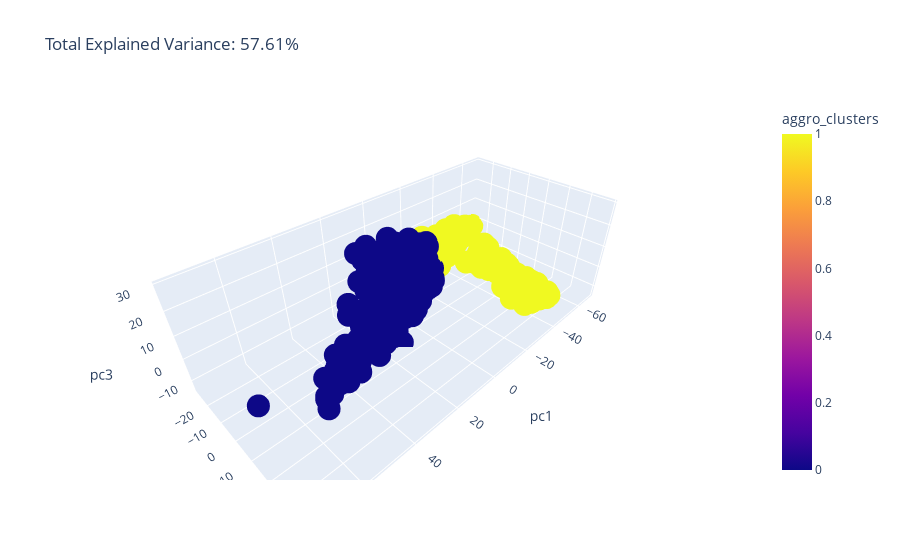

Notebook source saved alongside this figure:
### Code cell
import plotly.express as px
from sklearn.decomposition import PCA

total_var = pca.explained_variance_ratio_.sum() * 100

fig = px.scatter_3d(
    principalDf, x=principalDf['pc1'], y=principalDf['pc2'], z= principalDf['pc3'], color=principalDf['aggro_clusters'],
    title=f'Total Explained Variance: {total_var:.2f}%',
    labels={'0': 'PC 1', '1': 'PC 2', '2': 'PC 3'}
)
fig.show()

### Figure 1 — Plotly figure (JSON) as saved in the notebook; plotly's stock layout.template omitted (floating-point values rounded to 4 significant figures; data arrays with more than 128 entries replaced by an {"elided": "..."} marker saying what was removed)
{"data": [{"hovertemplate": "pc1=%{x}<br>pc2=%{y}<br>pc3=%{z}<br>aggro_clusters=%{marker.color}<extra></extra>", "legendgroup": "", "marker": {"color": {"elided": "1171 int values"}, "coloraxis": "coloraxis", "symbol": "circle"}, "mode": "markers", "name": "", "scene": "scene", "showlegend": false, "type": "scatter3d", "x": {"elided": "1171 float values"}, "y": {"elided": "1171 float values"}, "z": {"elided": "1171 float values"}}], "layout": {"coloraxis": {"colorbar": {"title": {"text": "aggro_clusters"}}, "colorscale": [[0, "#0d0887"], [0.1111, "#46039f"], [0.2222, "#7201a8"], [0.3333, "#9c179e"], [0.4444, "#bd3786"], [0.5556, "#d8576b"], [0.6667, "#ed7953"], [0.7778, "#fb9f3a"], [0.8889, "#fdca26"], [1, "#f0f921"]]}, "legend": {"tracegroupgap": 0}, "scene": {"domain": {"x": [0, 1], "y": [0, 1]}, "xaxis": {"title": {"text": "pc1"}}, "yaxis": {"title": {"text": "pc2"}}, "zaxis": {"title": {"text": "pc3"}}}, "title": {"text": "Total Explained Variance: 57.61%"}}}
